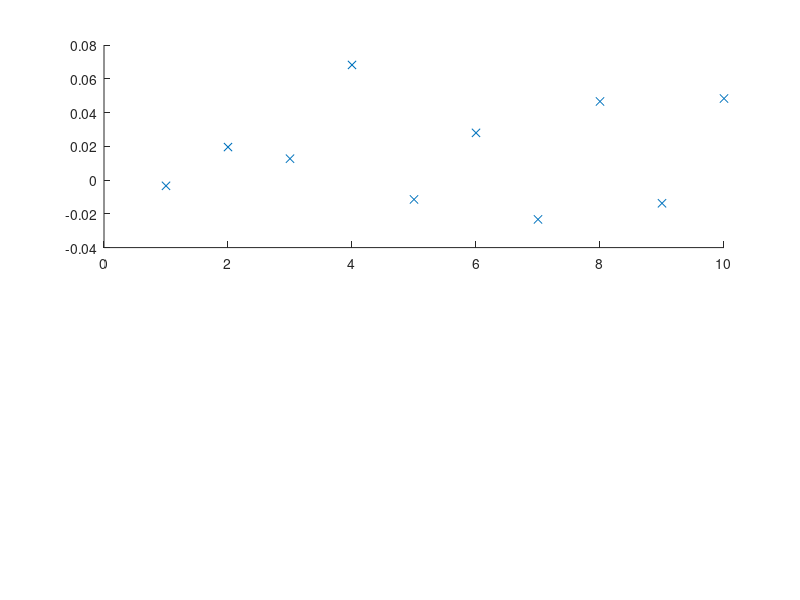

Reproduce this figure in MATLAB. (Note: this script raises an error after producing the figure.)
% Gaussian Random Variable

%% 1.5.1 and 1.5.2 Theoretical mean and std

x = randn([1000 1]);
mhat = mean(x)
sigma_hat = std(x)

%% 1.5.3 Bias

% Initialise matrix
x_vec = zeros(10,1000);

% Generate ten 1000-sample realisations of X
for i=1:10
    x_vec(i,:) = randn(1,1000);
end

% Calculate means and standard deviations
m_hat_vec = mean(x_vec, 2)
sigma_hat_vec = std(x_vec, 0, 2)

% Plot Estimates
fig1 = figure(1);
clf

subplot(2,1,1); hold on;
plot(m_hat_vec, 'x');
yline(0);
title('Plot of sample means', 'Interpreter', 'Latex');
legend('Sample mean','Theoretical mean', 'Interpreter', 'Latex')
xlabel('Ensemble index')
ylabel('Sample mean, \^{m} (AU)')
ylim([-0.5 0.5])
hold off;

subplot(2,1,2); hold on;
plot(sigma_hat_vec, 'x');
yline(1);
title('Plot of sample standard deviations');
legend('Sample std', 'Theoretical std')
xlabel('Ensemble index')
ylabel('Sample standard deviation, $\hat{\sigma}$ (AU)')
ylim([0.5 1.5])
hold off;

%% 1.1.4 Approximating the pdf

% Generate x
x = randn(1000,1);

figure(1); clf; hold on;
% Approximate pdf
N_BINS = 200;
h = histogram(x, N_BINS, 'Normalization','pdf');

% Theoretical pdf
pd1 = makedist('Normal');  % Standard uniform dist
n = linspace(min(x), max(x), 1000);  % Values to compute theoretical pdf at
pdf1 = pdf(pd1, n);
plot(n, pdf1, 'LineWidth', 0.9)
hold off;

% Format
alpha(h, 0.35);
title('Approximate and Theoretical PDFs for X')
legend('Histogram of \textbf{x}', 'Theoretical uniform pdf')
xlabel('x[n] value')
ylabel('Probability Density')


